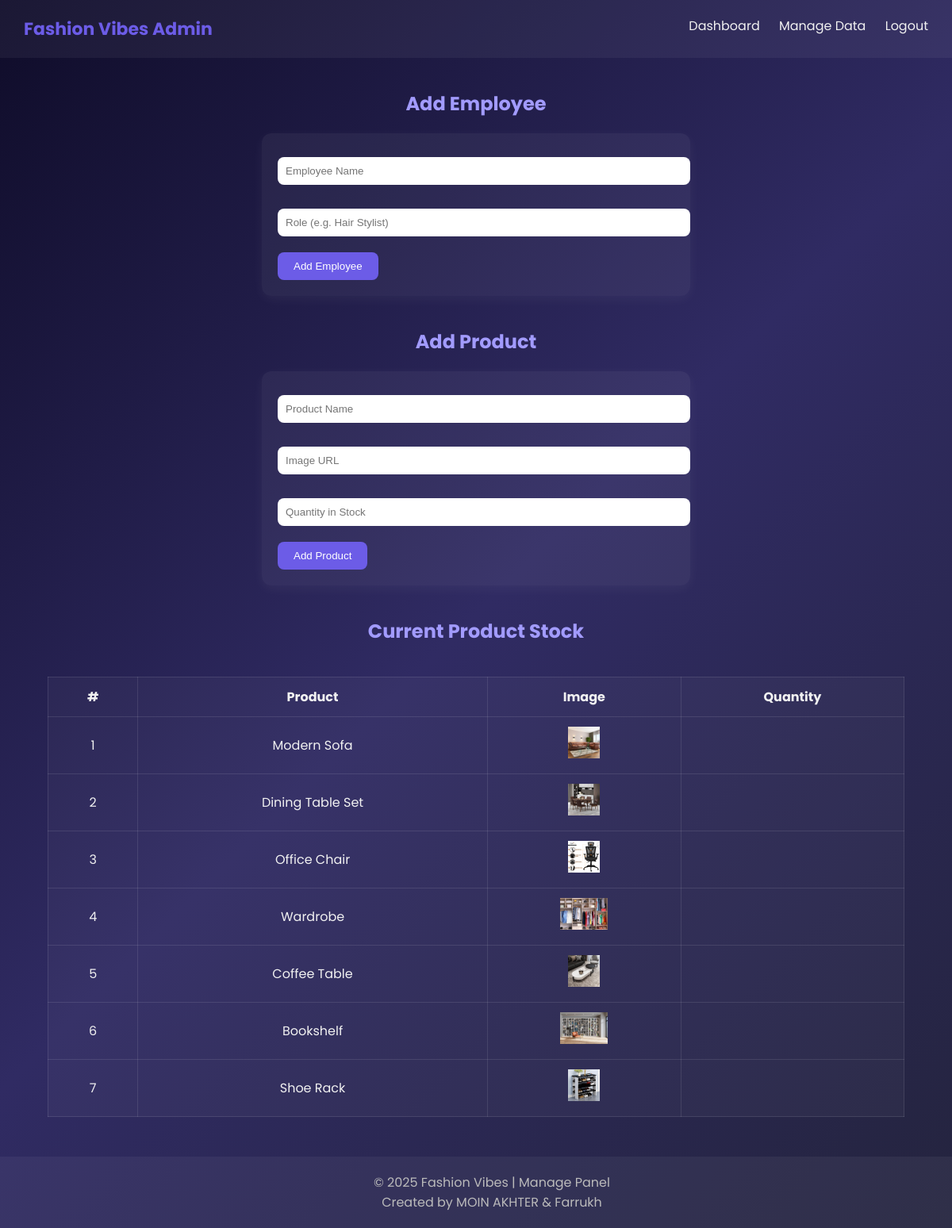
The page /manage_data.php (signed in) on the database its author committed.
### tables this page shows
CREATE TABLE `products` (
  `id` int(11) NOT NULL,
  `name` varchar(255) NOT NULL,
  `description` text DEFAULT NULL,
  `price` decimal(10,2) NOT NULL,
  `qty` int(11) NOT NULL,
  `image` varchar(255) DEFAULT NULL
);

### manage_data.php (the view, shortened to what this page needs)
<?php
include 'db.php';
$products = mysqli_query($conn, "SELECT * FROM products");
?>
<!DOCTYPE html>
<html lang="en">
<head>
  <link rel="stylesheet" href="https://cdnjs.cloudflare.com/ajax/libs/font-awesome/6.4.0/css/all.min.css">
</head>
<body>
<nav>
  <div class="logo">Fashion Vibes Admin</div>
  <div class="nav-links">
    <a href="admin_panel.php">Dashboard</a>
    <a href="manage_data.php">Manage Data</a>
    <a href="logout.php">Logout</a>
  </div>
</nav>
<h2>Add Employee</h2>
<form method="post">
  <input type="text" name="emp_name" placeholder="Employee Name" required>
  <input type="text" name="emp_role" placeholder="Role (e.g. Hair Stylist)" required>
  <button type="submit" name="add_employee">Add Employee</button>
</form>
<h2>Add Product</h2>
<form method="post">
  <input type="text" name="product_name" placeholder="Product Name" required>
  <input type="text" name="product_image" placeholder="Image URL" required>
  <input type="number" name="product_qty" placeholder="Quantity in Stock" required>
  <button type="submit" name="add_product">Add Product</button>
</form>
<h2>Current Product Stock</h2>
<table>
  <tr>
    <th>#</th>
    <th>Product</th>
    <th>Image</th>
    <th>Quantity</th>
  </tr>
  <?php $i=1; while($row = mysqli_fetch_assoc($products)) { ?>
  <tr>
    <td><?= $i++ ?></td>
    <td><?= htmlspecialchars($row['name']) ?></td>
    <td><img src="<?= htmlspecialchars($row['image']) ?>" height="40"></td>
    <td><?= $row['quantity'] ?></td>
  </tr>
  <?php } ?>
</table>
<footer>
  &copy; <?= date("Y") ?> Fashion Vibes | Manage Panel <br>
  <span>Created by MOIN AKHTER & Farrukh</span>
</footer>
</body>
</html>

### manage_data.php (style rules this page uses)
body { margin: 0; font-family: 'Poppins', sans-serif; background: linear-gradient(135deg, #0f0c29, #302b63, #24243e); color: #f1f1f1; padding-bottom: 100px; }
nav { background: rgba(255,255,255,0.05); padding: 20px 30px; display: flex; justify-content: space-between; position: sticky; top: 0; }
.logo { color: #6c5ce7; font-weight: bold; font-size: 22px; }
.nav-links a { color: #f1f1f1; margin-left: 20px; text-decoration: none; }
h2 { text-align: center; margin-top: 40px; color: #a29bfe; }
form { width: 90%; max-width: 500px; margin: 20px auto; background: rgba(255, 255, 255, 0.05); padding: 20px; border-radius: 12px; box-shadow: 0 4px 15px rgba(255,255,255,0.05); }
input { width: 100%; padding: 10px; margin-top: 10px; margin-bottom: 20px; border: none; border-radius: 8px; }
button { padding: 10px 20px; background: #6c5ce7; color: #fff; border: none; border-radius: 8px; cursor: pointer; }
table { width: 90%; margin: 40px auto; border-collapse: collapse; background: rgba(255, 255, 255, 0.03); }
table th, table td { padding: 12px; border: 1px solid rgba(255,255,255,0.1); text-align: center; }
footer { background: rgba(255,255,255,0.05); padding: 20px; text-align: center; position: fixed; bottom: 0; width: 100%; color: #bbb; }

### rows shown on the page
products: name "Modern Sofa", image (picture)
products: name "Dining Table Set", image (picture)
products: name "Office Chair", image (picture)
products: name "Wardrobe", image (picture)
products: name "Coffee Table", image (picture)
products: name "Bookshelf", image (picture)
products: name "Shoe Rack", image (picture)
